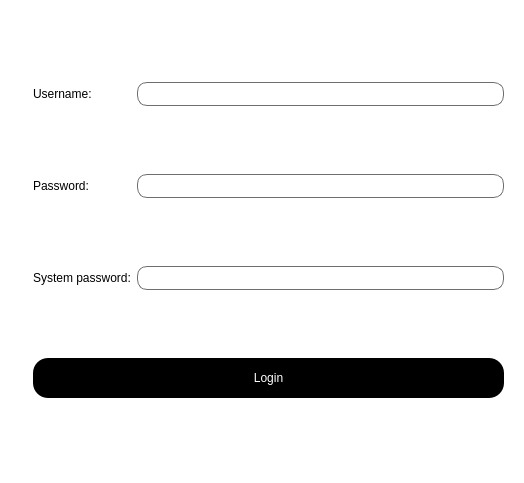
<?xml version="1.0" encoding="UTF-8"?>
<ui version="4.0">
 <class>Login</class>
 <widget class="QWidget" name="Login">
  <property name="geometry">
   <rect>
    <x>0</x>
    <y>0</y>
    <width>524</width>
    <height>483</height>
   </rect>
  </property>
  <property name="windowTitle">
   <string>Form</string>
  </property>
  <property name="windowIcon">
   <iconset resource="picture.qrc">
    <normaloff>:/new/photo/eye.jpg</normaloff>:/new/photo/eye.jpg</iconset>
  </property>
  <property name="layoutDirection">
   <enum>Qt::LeftToRight</enum>
  </property>
  <property name="styleSheet">
   <string notr="true">background-color: rgb(255, 255, 255);
color: rgb(0, 0, 0);</string>
  </property>
  <layout class="QHBoxLayout" name="horizontalLayout">
   <item>
    <widget class="QLabel" name="label">
     <property name="text">
      <string/>
     </property>
     <property name="pixmap">
      <pixmap resource="picture.qrc">:/new/photo/oddmen.jpg</pixmap>
     </property>
    </widget>
   </item>
   <item>
    <widget class="QWidget" name="enterWg" native="true">
     <property name="styleSheet">
      <string notr="true">QPushButton
{
	background-color: rgb(0, 0, 0);
	color: rgb(255, 255, 255);
border-radius: 15px;
box-shadow: 0 0 20px 10px rgb(240, 158, 255);
width: 50px;
  height: 40px;
}
QPushButton:hover {
               border: 2px solid rgb(200, 200, 200);
            }
QPushButton:pressed {
             background-color: rgb(255, 255, 255);
	        color: rgb(0, 0, 0);
            }
QLineEdit {
                 background-color: white;
                 color: black;
                 border: 1px solid rgb(110, 110, 110);
              border-radius: 10px;
                 padding: 3px 7px;
             }

             QLineEdit:focus {
                 border: 2px solid rgb(90, 90, 90);
            }</string>
     </property>
     <layout class="QGridLayout" name="gridLayout">
      <item row="3" column="1">
       <widget class="QLineEdit" name="systmpassLE"/>
      </item>
      <item row="2" column="1">
       <widget class="QLineEdit" name="passworLE">
        <property name="echoMode">
         <enum>QLineEdit::Password</enum>
        </property>
       </widget>
      </item>
      <item row="0" column="0">
       <widget class="QLabel" name="nameLb">
        <property name="text">
         <string>Username:</string>
        </property>
       </widget>
      </item>
      <item row="3" column="0">
       <widget class="QLabel" name="systempassLb">
        <property name="text">
         <string>System password:</string>
        </property>
       </widget>
      </item>
      <item row="0" column="1">
       <widget class="QLineEdit" name="nameLE"/>
      </item>
      <item row="2" column="0">
       <widget class="QLabel" name="passwordLb">
        <property name="text">
         <string>Password:</string>
        </property>
       </widget>
      </item>
      <item row="4" column="0" colspan="2">
       <widget class="QPushButton" name="loginPB">
        <property name="text">
         <string>Login</string>
        </property>
       </widget>
      </item>
     </layout>
    </widget>
   </item>
  </layout>
 </widget>
 <resources>
  <include location="picture.qrc"/>
 </resources>
 <connections/>
</ui>
